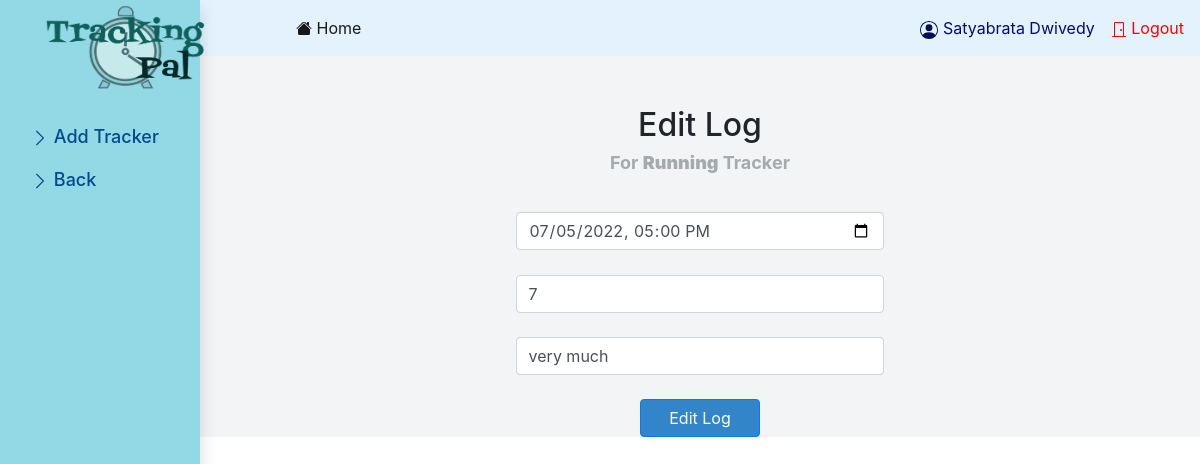
The app's page /editLog/5 (signed in) with its own data.
### models.py (models this page shows)
class User(db.Model,UserMixin):
    id = db.Column(db.Integer, primary_key=True)
    user_name = db.Column(db.String(100), unique=True)
    password = db.Column(db.String(100))
    name = db.Column(db.String(1000))

class Tracker(db.Model):
     __tablename__ = 'tracker'
     tracker_id=db.Column(db.Integer,primary_key=True,)
     user_name=db.Column(db.String,db.ForeignKey("user.user_name"),nullable=False)
     tracker_name=db.Column(db.String,nullable=False)
     description=db.Column(db.String)
     tracker_type=db.Column(db.String,nullable=False)
     options=db.Column(db.String)
     relative=db.relationship("Log_table",cascade='all,delete',backref="tracker")

class Log_table(db.Model):
    __tablename__='log_table'
    log_id=db.Column(db.Integer,primary_key=True)
    tracker_id=db.Column(db.Integer,db.ForeignKey("tracker.tracker_id"),nullable=False,)
    time=db.Column(db.String,nullable=False,unique=True)
    value=db.Column(db.String,nullable=False)
    note=db.Column(db.String)
    user_name=db.Column(db.String,db.ForeignKey("user.user_name"),nullable=False)
    edited_date=db.Column(db.String)

### main.py (the view, shortened to what this page needs)
@main.route('/editLog/<l_id>',methods=['GET','POST'])
@login_required
def editLog(l_id):
    if request.method=='GET':
        elog=Log_table.query.get(l_id)
        option_list=[]
        tracker_on=Tracker.query.get(elog.tracker_id)
        if tracker_on.tracker_type=='Multiple Choice':
            str1=tracker_on.options
            option_list=str1.split(',')
            print(option_list)
        cur_tracker=Tracker.query.filter(Tracker.tracker_id==elog.tracker_id).first()
        return render_template('editLog.html',name=current_user.name,cur_tracker=cur_tracker,option_list=option_list,etime=elog.time,eval=elog.value,enote=elog.note)

### __init__.py (called while the page is built)
def create_app():
    app = Flask(__name__)
    num=16
    res=''.join(secrets.choice(string.ascii_letters + string.digits)for x in range(num))
    app.config['SECRET_KEY'] = "this_is_the_secret_key"
    app.config['SQLALCHEMY_DATABASE_URI'] = 'sqlite:///database.sqlite'
    db.init_app(app)
    login_manager = LoginManager()
    login_manager.login_view = 'auth.login'
    login_manager.init_app(app)
    from models import User
    @login_manager.user_loader
    def load_user(user_id):
        return User.query.get(int(user_id))
    from authenticate import auth as auth_blueprint
    app.register_blueprint(auth_blueprint)
    from main import main as main_blueprint
    app.register_blueprint(main_blueprint)
    return app

### templates/editLog.html (shortened to what this page needs)
{% extends 'dashboardbase.html' %}
{% block content %}
<div class="container">
  <div class="mx-auto text-center" style="padding-bottom: 30px;">
    <h2>Edit Log</h2>
    <h4 id="headline">For <strong>{{cur_tracker['tracker_name']}}</strong> Tracker</h4>
  </div>
  <div class="mx-auto text-center" style="width:40% ;height:20% ;">
    <form method="POST" id="add-form">
        <div align="center">
            <input type="datetime-local" class="form-control" id="date" name="date" value="{{etime}}" required />
        </div>
        {% if cur_tracker['tracker_type']=='Multiple Choice'%}
        <div class="form-outline mb-4" style="padding-top: 25px;">
          <select class="form-control" id="val" name="val" required>
            <option selected>{{eval}}</option>
            {% for i in option_list %}
            <option>{{i}}</option>
            {% endfor %}
          </select>
        </div>
        {%else%}
        <div class="form-outline mb-4" style="padding-top: 25px;">
            <input type="text" class="form-control" id="val" name="val" value="{{eval}}" placeholder="Enter Value"/>
          </div>
        {% endif %}
        <div class="form-outline mb-4">
          <input type="text" id="notes" name="notes" class="form-control" placeholder="Note" value="{{enote}}"required/>
        </div>
        <button type="submit" class="btn btn-primary btn-block mx-auto" style="width:120px ;">Edit Log</button>
      </form>
    </div>
</div>
{% endblock%}

### templates/dashboardbase.html (shortened to what this page needs)
<!doctype html>
<html lang="en">
  <head>
    <link rel="stylesheet" href="https://cdn.jsdelivr.net/npm/bootstrap@4.1.3/dist/css/bootstrap.min.css">
    <link rel="stylesheet" href="{{url_for('static',filename='dashboard.css')}}">
  </head>
  <body>
    <nav class="navbar navbar-light p-0 shadow" style="background-color: #e3f2fd;">
        <div style="padding-left: 280px;">
          <ul class="navbar navbar-nav ">
            <li class="nav-item px-3">
              <a class="nav-link active" href="/profile">
                   Home
                </a>
            </li>
          </ul>
        </div>
        <div>
          <ul class="nav justify-content-end">
            <li class="nav-item">
              <span class="navbar-text" style="color: rgb(9, 9, 116);"><img width="20" src="{{url_for('static',filename='person-circle.svg')}}" alt="" />  {{name}}</span>
            </li>
            <li class="nav-item">
                  <a class="nav-link" href="{{ url_for('auth.logout') }}" style="color: red;">
                  <svg xmlns="http://www.w3.org/2000/svg" width="16" height="16" fill="currentColor" class="bi bi-door-closed" viewBox="0 1 16 16">
                      <path d="M3 2a1 1 0 0 1 1-1h8a1 1 0 0 1 1 1v13h1.5a.5.5 0 0 1 0 1h-13a.5.5 0 0 1 0-1H3V2zm1 13h8V2H4v13z"/>
                      <path d="M9 9a1 1 0 1 0 2 0 1 1 0 0 0-2 0z"/>
                    </svg> Logout
              </a>
            </li>
          </ul>
      </div>
    </nav>
    <div class="container-fluid ">
        <div class="row">
            <div class="col-md-2 d-none d-md-block sidebar shadow">
                <div class="left-sidebar flex-md-nowrap">
                    <ul class="nav flex-column sidebar-nav">
                      <div style="padding-left: 15px; padding-bottom: 20px;">
                      <a class="navbar-brand col-sm-3 col-md-2 mr-0"><img src="{{url_for('static',filename='logo.png')}}" style="width:160px; height:85px;"></a>
                      </div>
                        <li class="nav-item">
                          <a class="nav-link" href="{{ url_for('main.addTracker') }}">
                            <svg xmlns="http://www.w3.org/2000/svg" width="18" height="18" fill="currentColor" class="bi bi-chevron-right" viewBox="0 0 16 16"><path fill-rule="evenodd" d="M4.646 1.646a.5.5 0 0 1 .708 0l6 6a.5.5 0 0 1 0 .708l-6 6a.5.5 0 0 1-.708-.708L10.293 8 4.646 2.354a.5.5 0 0 1 0-.708z"/></svg>
                            Add Tracker
                            </a>
                        </li>
                        <li class="nav-item">
                          <a class="nav-link" onclick="history.go(-1)" style="cursor: pointer;">
                            <svg xmlns="http://www.w3.org/2000/svg" width="18" height="18" fill="currentColor" class="bi bi-chevron-right" viewBox="0 0 16 16"><path fill-rule="evenodd" d="M4.646 1.646a.5.5 0 0 1 .708 0l6 6a.5.5 0 0 1 0 .708l-6 6a.5.5 0 0 1-.708-.708L10.293 8 4.646 2.354a.5.5 0 0 1 0-.708z"/></svg>
                            Back
                            </a>
                        </li>
                      </ul>
                </div>
            </div>
            <main role="main" class="col-md-9 ml-sm-auto col-lg-10 px-4">
              {% block content %}
              {% endblock %}
            </main>
        </div>
    </div>
  </body>
</html>

### static/dashboard.css (style rules this page uses)
.sidebar { position:fixed; top: 0; left: 0; bottom: 0; z-index: 300; padding: 0 0 0 15px; background-color: #93d8e5; }
.sidebar-nav li .nav-link { color: #05488c; font-weight: 500; font-size: large; }
main { padding-top: 50px; }
nav { padding-left: 200px; }
.btn { background-color: #3385c9; }
main { background: #f3f4f6; grid-area: main; overflow-y: auto; }
#headline { font-size: 18px; font-weight: 700; color: #a5aaad; }

### records on screen
User: name "Satyabrata Dwivedy"
Tracker: tracker_name "Running"
Log_table: date "07/05/2022 17:00", notes "very much"
